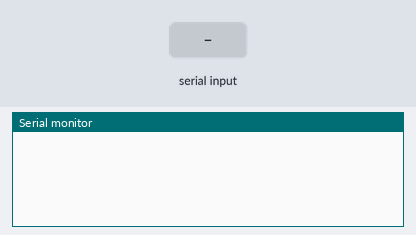
A sketch run on a simulated Arduino Uno, built with avr-gcc and run on an emulated ATmega328P. Shown: the last lines printed to the serial monitor. The test bench sets the inputs (shaded band).

Above: at 1.2 s.
1.3 s: "cook" received over Serial
At 3.5 s:
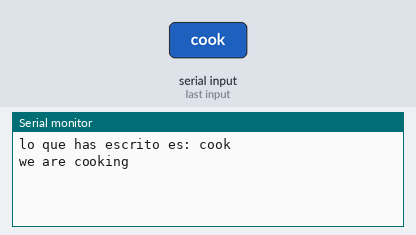
3.8 s: "1" received over Serial
At 5.5 s:
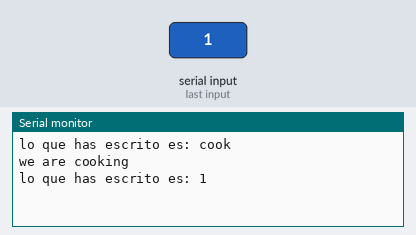

Measured:
- after the input at 1.3 s, the serial monitor: prints a new line after 1.0 s (image 1)
- after the input at 3.8 s, the serial monitor: prints a new line after 1.0 s (image 2)

The sketch:

cooking.ino
```cpp
//This program simulates that it is cooking.
//In the setup first we initiate the Serial Monitor.
//In the loop, the code is continuously reading the input ( String input = Serial.readString(); )
//Then we have the first 'if' of the program, its purpose is to only send the input to the function 'decide' if there is something written.
//The purpose of the 'decide' function is to call the 'cook' function only if the input is 'cook'.
//The function cook only prints a sentence: Serial.println("we are cooking");


void setup() {
  Serial.begin (9600);
}

void loop() {
  String input = Serial.readString();
  if(input!=""){
  Serial.println("lo que has escrito es: "+input);
  input.trim();
  decide(input);
}
}

void decide(String input){
if  (input=="cook"){
cook();
}
}

void cook() {
Serial.println("we are cooking");
}
```
